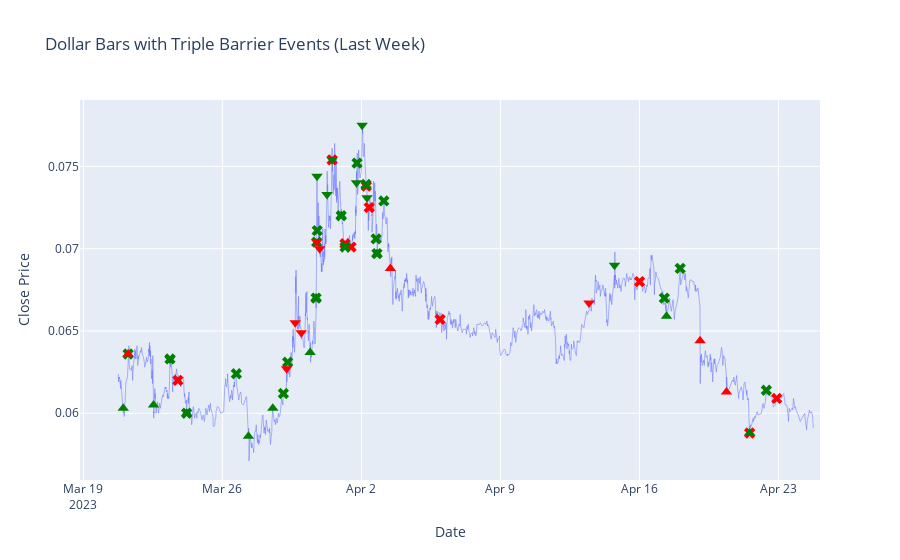

This figure's notebook cell:
### Markdown cell above
And visualize!

### Code cell
offset=5
# Filter the dollar bars for the last few weeks, defined by offset
last_week = dollar_bars['datetime'].iloc[-1] - pd.DateOffset(weeks=offset)
dollar_bars_last_week = dollar_bars[dollar_bars['datetime'] > last_week]


tblw = triple_barrier_labels['datetime'].iloc[-1] - pd.DateOffset(weeks=offset)
tblw = triple_barrier_labels[triple_barrier_labels['datetime'] > tblw]


# Plot the dollar bars for the last week
dollar_bars_last_week_scatter = go.Scatter(x=dollar_bars_last_week['datetime'], y=dollar_bars_last_week['close'], name='Dollar Bars', mode='lines', line=dict(width=0.5))
triple_barrier_labels_last_week = triple_barrier_labels[triple_barrier_labels['datetime'] > last_week]


scatter_markers = []
for _, row in triple_barrier_labels_last_week.iterrows():
    start_time = row['datetime']
    end_time = row['t1']
    start_price = dollar_bars[dollar_bars['datetime'] == start_time]['close'].values[0]
    end_price = dollar_bars[dollar_bars['datetime'] == end_time]['close'].values[0]

    if row['return'] > 0:
        color = 'green'
    else:
        color = 'red'

    if row['side'] == 1:  # Long trade
        start_marker = 'triangle-up'
    else:  # Short trade
        start_marker = 'triangle-down'

    scatter_markers.append(go.Scatter(x=[start_time, end_time], y=[start_price, end_price], mode='markers', marker=dict(size=10, symbol=[start_marker, 'x'], color=color)))

# Create a figure for the dollar bars with triple barrier events (last week)
fig = go.Figure(data=[dollar_bars_last_week_scatter] + scatter_markers)
fig.update_layout(title_text="Dollar Bars with Triple Barrier Events (Last Week)", xaxis_title="Date", yaxis_title="Close Price", showlegend=False)

# Show the plots
fig.show()

### Figure 1 — Plotly figure (JSON) as saved in the notebook; plotly's stock layout.template omitted (floating-point values rounded to 4 significant figures; data arrays with more than 128 entries replaced by an {"elided": "..."} marker saying what was removed)
{"data": [{"line": {"width": 0.5}, "mode": "lines", "name": "Dollar Bars", "type": "scatter", "x": {"elided": "2345 str values"}, "y": {"elided": "2345 float values"}}, {"marker": {"color": "green", "size": 10, "symbol": ["triangle-up", "x"]}, "mode": "markers", "type": "scatter", "x": ["2023-03-21T00:08:00", "2023-03-21T06:00:00"], "y": [0.0603, 0.0636]}, {"marker": {"color": "red", "size": 10, "symbol": ["triangle-up", "x"]}, "mode": "markers", "type": "scatter", "x": ["2023-03-21T06:00:00", "2023-03-23T18:06:00"], "y": [0.0636, 0.062]}, {"marker": {"color": "green", "size": 10, "symbol": ["triangle-up", "x"]}, "mode": "markers", "type": "scatter", "x": ["2023-03-22T12:44:00", "2023-03-23T08:37:00"], "y": [0.0605, 0.0633]}, {"marker": {"color": "green", "size": 10, "symbol": ["triangle-down", "x"]}, "mode": "markers", "type": "scatter", "x": ["2023-03-23T08:37:00", "2023-03-24T04:47:00"], "y": [0.0633, 0.06]}, {"marker": {"color": "green", "size": 10, "symbol": ["triangle-up", "x"]}, "mode": "markers", "type": "scatter", "x": ["2023-03-24T04:47:00", "2023-03-26T16:48:00"], "y": [0.06, 0.0624]}, {"marker": {"color": "green", "size": 10, "symbol": ["triangle-up", "x"]}, "mode": "markers", "type": "scatter", "x": ["2023-03-27T07:25:00", "2023-03-29T01:40:00"], "y": [0.0586, 0.0612]}, {"marker": {"color": "green", "size": 10, "symbol": ["triangle-up", "x"]}, "mode": "markers", "type": "scatter", "x": ["2023-03-28T12:52:00", "2023-03-29T06:48:00"], "y": [0.0603, 0.0631]}, {"marker": {"color": "red", "size": 10, "symbol": ["triangle-down", "x"]}, "mode": "markers", "type": "scatter", "x": ["2023-03-29T05:32:00", "2023-03-31T12:33:00"], "y": [0.0627, 0.0754]}, {"marker": {"color": "red", "size": 10, "symbol": ["triangle-down", "x"]}, "mode": "markers", "type": "scatter", "x": ["2023-03-29T15:57:00", "2023-04-01T04:06:00"], "y": [0.0655, 0.0703]}, {"marker": {"color": "red", "size": 10, "symbol": ["triangle-down", "x"]}, "mode": "markers", "type": "scatter", "x": ["2023-03-29T23:15:00", "2023-04-01T11:27:00"], "y": [0.0649, 0.0701]}, {"marker": {"color": "green", "size": 10, "symbol": ["triangle-up", "x"]}, "mode": "markers", "type": "scatter", "x": ["2023-03-30T09:59:00", "2023-03-30T17:10:00"], "y": [0.0637, 0.067]}, {"marker": {"color": "green", "size": 10, "symbol": ["triangle-up", "x"]}, "mode": "markers", "type": "scatter", "x": ["2023-03-30T17:10:00", "2023-03-30T17:54:00"], "y": [0.067, 0.0704]}, {"marker": {"color": "red", "size": 10, "symbol": ["triangle-down", "x"]}, "mode": "markers", "type": "scatter", "x": ["2023-03-30T17:54:00", "2023-04-02T05:52:00"], "y": [0.0704, 0.0738]}, {"marker": {"color": "green", "size": 10, "symbol": ["triangle-down", "x"]}, "mode": "markers", "type": "scatter", "x": ["2023-03-30T18:17:00", "2023-03-30T18:32:00"], "y": [0.0744, 0.0711]}, {"marker": {"color": "red", "size": 10, "symbol": ["triangle-down", "x"]}, "mode": "markers", "type": "scatter", "x": ["2023-03-30T21:26:00", "2023-04-02T09:21:00"], "y": [0.07, 0.0725]}, {"marker": {"color": "green", "size": 10, "symbol": ["triangle-down", "x"]}, "mode": "markers", "type": "scatter", "x": ["2023-03-31T06:21:00", "2023-04-01T04:11:00"], "y": [0.0733, 0.0701]}, {"marker": {"color": "green", "size": 10, "symbol": ["triangle-down", "x"]}, "mode": "markers", "type": "scatter", "x": ["2023-03-31T12:33:00", "2023-03-31T23:30:00"], "y": [0.0754, 0.072]}, {"marker": {"color": "green", "size": 10, "symbol": ["triangle-up", "x"]}, "mode": "markers", "type": "scatter", "x": ["2023-03-31T23:30:00", "2023-04-01T18:37:00"], "y": [0.072, 0.0752]}, {"marker": {"color": "green", "size": 10, "symbol": ["triangle-down", "x"]}, "mode": "markers", "type": "scatter", "x": ["2023-04-01T17:59:00", "2023-04-02T17:41:00"], "y": [0.074, 0.0706]}, {"marker": {"color": "green", "size": 10, "symbol": ["triangle-down", "x"]}, "mode": "markers", "type": "scatter", "x": ["2023-04-02T00:49:00", "2023-04-02T05:29:00"], "y": [0.0775, 0.0739]}, {"marker": {"color": "green", "size": 10, "symbol": ["triangle-down", "x"]}, "mode": "markers", "type": "scatter", "x": ["2023-04-02T06:43:00", "2023-04-02T18:43:00"], "y": [0.0731, 0.0697]}, {"marker": {"color": "green", "size": 10, "symbol": ["triangle-up", "x"]}, "mode": "markers", "type": "scatter", "x": ["2023-04-02T18:43:00", "2023-04-03T03:02:00"], "y": [0.0697, 0.0729]}, {"marker": {"color": "red", "size": 10, "symbol": ["triangle-up", "x"]}, "mode": "markers", "type": "scatter", "x": ["2023-04-03T10:57:00", "2023-04-05T23:03:00"], "y": [0.0688, 0.0657]}, {"marker": {"color": "red", "size": 10, "symbol": ["triangle-down", "x"]}, "mode": "markers", "type": "scatter", "x": ["2023-04-13T10:59:00", "2023-04-16T00:02:00"], "y": [0.0667, 0.068]}, {"marker": {"color": "green", "size": 10, "symbol": ["triangle-down", "x"]}, "mode": "markers", "type": "scatter", "x": ["2023-04-14T17:47:00", "2023-04-17T05:59:00"], "y": [0.069, 0.067]}, {"marker": {"color": "green", "size": 10, "symbol": ["triangle-up", "x"]}, "mode": "markers", "type": "scatter", "x": ["2023-04-17T08:38:00", "2023-04-18T01:09:00"], "y": [0.0659, 0.0688]}, {"marker": {"color": "red", "size": 10, "symbol": ["triangle-up", "x"]}, "mode": "markers", "type": "scatter", "x": ["2023-04-19T01:11:00", "2023-04-21T13:05:00"], "y": [0.0644, 0.0588]}, {"marker": {"color": "red", "size": 10, "symbol": ["triangle-up", "x"]}, "mode": "markers", "type": "scatter", "x": ["2023-04-20T09:03:00", "2023-04-22T21:50:00"], "y": [0.0613, 0.0609]}, {"marker": {"color": "green", "size": 10, "symbol": ["triangle-up", "x"]}, "mode": "markers", "type": "scatter", "x": ["2023-04-21T13:05:00", "2023-04-22T09:17:00"], "y": [0.0588, 0.0614]}], "layout": {"showlegend": false, "title": {"text": "Dollar Bars with Triple Barrier Events (Last Week)"}, "xaxis": {"title": {"text": "Date"}}, "yaxis": {"title": {"text": "Close Price"}}}}
